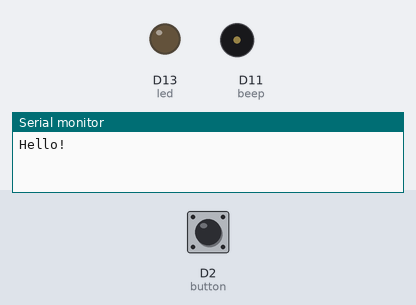
The sketch below on a simulated Arduino Zero (SAMD21). Shown: output pins drawn as LEDs (lit = HIGH), buzzer (waves = sounding, pin HIGH), the last lines printed to the serial monitor. Dashed ring = blinking. The test bench sets the inputs (shaded band); at power-on: D2 (button) HIGH. Random numbers use the default seed unless the sketch sets one.

Above: at 1.6 s.
1.7 s: D2 (button) pulled LOW for 0.15 s
At 1.76 s:
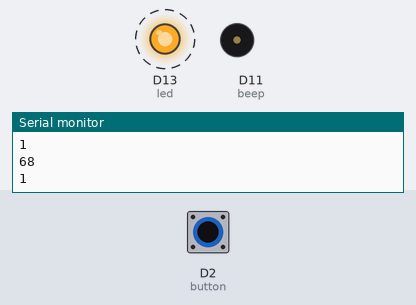
4.7 s: D2 (button) pulled LOW for 1 s
7.2 s: D2 (button) pulled LOW for 3.2 s
At 7.54 s:
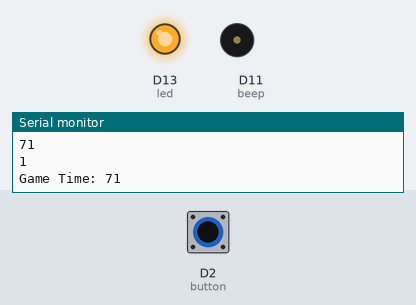
Timing chart, 0 to 17.9 s (numbered marks = the images above; inputs shaded):
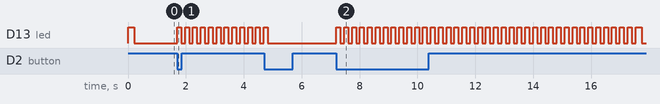

The sketch:

madGab.ino
```cpp
const uint8_t SLOW   = 5000;
const uint8_t STEADY = 2000;
const uint8_t FAST   = 1000;

const int led     = 13;
const int ledStop = 4;
const int beep    = 11;
const int button  = 2;
long time;

struct game {

  int32_t gameStart;
  int32_t gameEnd;
  int32_t gameTracker;
  boolean gameOn = false;

};

game gabGame;

void setup() {

  SerialUSB.begin(115200);
  SerialUSB.println("Hello!");

  pinMode(led, OUTPUT);
  pinMode(beep, OUTPUT);
  pinMode(button, INPUT_PULLUP);

  attachInterrupt(digitalPinToInterrupt(button), gameState, FALLING);

  blinkBeep(STEADY);

}

void loop(){

  time = millis();
  if (gabGame.gameOn){

    SerialUSB.println("Game started.");

    setupGame(&gabGame, time);

    SerialUSB.println(gabGame.gameStart);
    SerialUSB.println(gabGame.gameEnd);
    SerialUSB.println(gabGame.gameTracker);
    SerialUSB.println(gabGame.gameOn);

    while((gabGame.gameTracker >= gabGame.gameEnd) && gabGame.gameOn){

      blinkBeep(SLOW);

      SerialUSB.print("Game Time: ");
      SerialUSB.println(gabGame.gameTracker);

      if(gabGame.gameTracker < (gabGame.gameStart * 1/2) ){
        blinkBeep(STEADY);
        SerialUSB.println("Half way.");
      }
      else if (gabGame.gameTracker < (gabGame.gameStart * 1/4) ){
        blinkBeep(FAST);
        SerialUSB.println("Quarter of the way.");
      }
      if (gabGame.gameTracker - 1 <= gabGame.gameEnd)
        gameEndDisplay();

      gabGame.gameTracker--;
    }
  }
}

void gameState() {

  gabGame.gameOn = !gabGame.gameOn;

}

game * setupGame(game * newGame, long currTime){

  uint8_t randomGameEnd = random(60, 75);
  long timeInSecs = (currTime/1000);

  newGame->gameStart   = timeInSecs + randomGameEnd;
  newGame->gameEnd     = timeInSecs;
  newGame->gameTracker = newGame->gameStart;

  return newGame;

}

void blinkBeep(uint8_t speed){

  if (speed == FAST){
    digitalWrite(led, HIGH);
    delay(FAST);
    digitalWrite(led,LOW);
    delay(FAST);
  }
  else if (speed == STEADY){
    digitalWrite(led, HIGH);
    delay(STEADY);
    digitalWrite(led,LOW);
    delay(STEADY);
  }
  else if (speed == SLOW){
    digitalWrite(led, HIGH);
    delay(SLOW);
    digitalWrite(led,LOW);
    delay(SLOW);
  }
}

void gameEndDisplay(){

  gabGame.gameOn = false;
  digitalWrite(ledStop, HIGH);
  delay(3000);
  digitalWrite(ledStop, LOW);

}
```

Measured:
- after the input at 1.7 s, D13 (led): alternates HIGH for 0.14 s and LOW for 0.14 s, starting at once
- after the input at 7.2 s, D13 (led): goes 38 × (HIGH 0.14 s, LOW 0.14 s), HIGH 0.21 s, then LOW, starting at once
